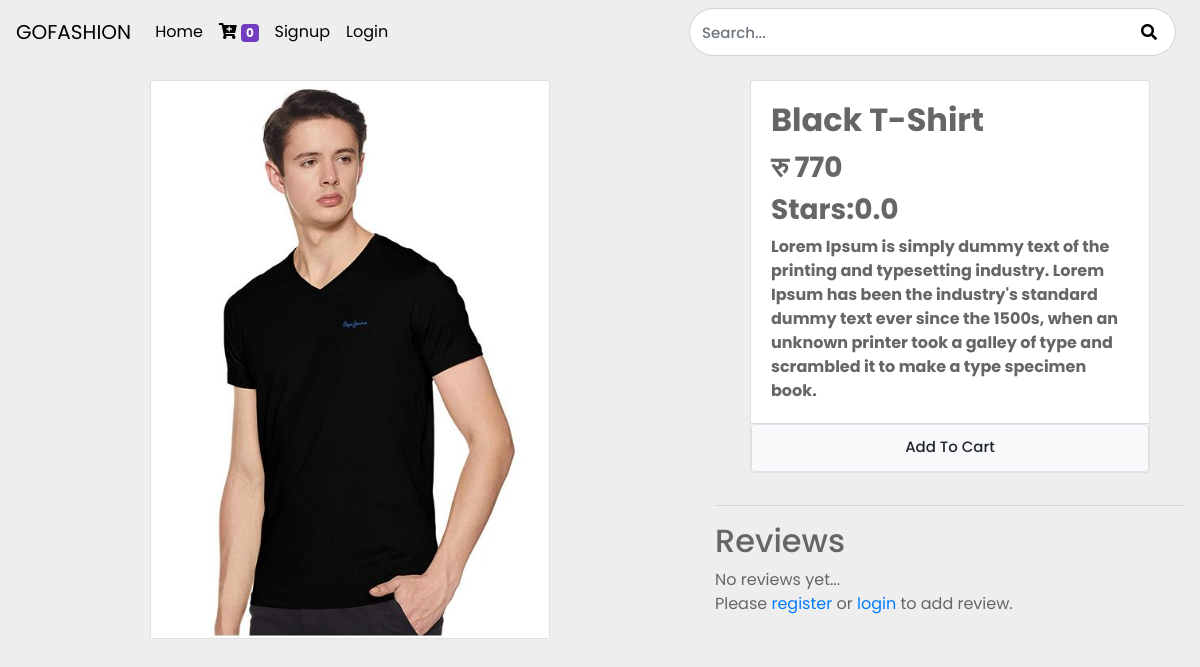
The page /product_description/1 on the database its author committed.
### store/models/product.py (models this page shows, shortened)
class Product(models.Model):
    name = models.CharField(max_length=50)
    price = models.IntegerField(default=0)
    category = models.ForeignKey(Category, on_delete=models.CASCADE, default=1)
    description = models.TextField(max_length=10000, default='')
    image = models.ImageField(upload_to='uploads/products/')
    def get_rating(self):
        total = sum(int(review['stars']) for review in self.reviews.values())
        if self.reviews.count() > 0:
            return total / self.reviews.count()
        else:
            return 0

### store/views/product_description.py (the view, shortened to what this page needs)
# urls.py: path('product_description/<int:ids>', product_description.ProductDescription.as_view(), name='product_description'),
class ProductDescription(View):
    def get(self, request, ids):
        cart = request.session.get('cart')
        if not cart:
            request.session['cart'] = {}
        product = Product.objects.filter(id=ids)
        return render(request, 'product_description.html', {'product': product[0]})

### store/templatetags/cart.py (called while the page is built)
@register.filter(name='is_in_cart')
def is_in_cart(product, cart):
    keys = cart.keys()
    for id in keys:
        if int(id) == product.id:
            return True
    return False

### store/templatetags/custom_filter_for_currency.py (called while the page is built)
@register.filter(name='currency')
def currency(number):
    return 'रु ' + str(number)

### store/templates/product_description.html (shortened to what this page needs)
{% extends 'base.html' %}
{% load static %}
{% block content %}
{% load cart %}
{% load custom_filter_for_currency %}
<html>
  <head>
    <link rel="stylesheet" href="https://stackpath.bootstrapcdn.com/bootstrap/4.3.1/css/bootstrap.min.css"
>
    <link rel="stylesheet" type="text/css" href="{% static '/css/style.css/' %}">
  </head>
  <body>
    <div class="container-fluid mt-3">
      <div class="row">
        <div id="products-image" class="col-lg-7 mx-auto">
          <div class="card mx-auto mb-3" id="{{ product.id }}" style="width: 25rem;">
            <img class="card-img-top" src="{{ product.image.url }}" alt="Card image cap">
          </div>
        </div>
        <div id="products-description" class="col-lg-5 mx-auto">
          <div class="row mx-auto">
              <div class="card mx-auto mb-3" id="{{ product.id }}" style="width: 25rem;">
                <div class="card-body">
                  <h2 class="card-title pname">{{ product.name }}</h2>
                  <h3 class="card-text"><b>{{ product.price|currency }}</b></h3>
                  <h3 class="card-text"><b>Stars:{{ product.get_rating|floatformat:1 }}</b></h3>
                  <p class="card-text"><b>{{ product.description }}</b></p>
                </div>
                <div class="card-footer p-0 no-gutters">
                    {% if product|is_in_cart:request.session.cart %}
                      <div class="row no-gutters">
                        <form action="/product_description/{{ product.id }}" class="col-2" method="post">
                          {% csrf_token %}
                          <input hidden type="text" name="product" value="{{ product.id }}">
                          <input hidden type="text" name="remove" value="True">
                          <input type="submit" value="-" class="btn btn-block btn-secondary">
                        </form>
                        <div class="text-center col">
                          {{ product|product_quantity_in_cart:request.session.cart }} in Cart
                        </div>
                        <form action="/product_description/{{ product.id }}" class="col-2" method="post">
                          {% csrf_token %}
                          <input hidden type="text" name="product" value="{{ product.id }}">
                          <input type="submit" value="+" class="btn btn-block btn-secondary">
                        </form>
                      </div>
                    {% else %}
                    <form action="/product_description/{{ product.id }}" method="POST" class="btn-block">
                        <input type="submit" class="float-right btn btn-light border form-control" value="Add To Cart">
                    </form>
                    {% endif %}
                </div>
              </div>
          </div>
          <hr>
          <h2 class="subtitle">Reviews</h2>
          <div class="reviews-wrapper">
            {% for review in product.reviews.all %}
              <div class="notification">
                <p>
                  <strong>Date: </strong>{{ review.date_added | date:"Y-m-d" }},
                  <strong>Stars: </strong>{{ review.stars }}
                  <strong>Content: </strong>{{ review.content }}
                </p>
              </div>
            {% empty %}
              <div class="notification">
                No reviews yet...
              </div>
            {% endfor %}
          </div>
          <div class="notification">
            {% if request.session.customer %}
              <form method="POST" action="/product_review_rating/{{ product.id }}">
                {% csrf_token %}
                <div class="field">
                  <label>Stars</label>
                  <div class="control">
                    <div class="select">
                      <select name="stars">
                        <option value="1">1</option>
                        <option value="2">2</option>
                        <option value="3">3</option>
                        <option value="4">4</option>
                        <option value="5">5</option>
                      </select>
                    </div>
                  </div>
                </div>
                <div class="field">
                  <label">Content</label>
                  <div class="control">
                    <textarea name="content" class="textarea"></textarea>
                  </div>
                </div>
                <div class="field">
                  <div class="control">
                    <button class="btn btn-outline-info my-2 my-sm-0">Submit</button>
                  </div>
                </div>
              </form>
            {% else %}
              <p>Please <a href="/signup">register</a> or <a href="/login">login</a> to add review.</p>
            {% endif %}
          </div>
        </div>
      </div>
    </div>
  </body>
</html>
{% endblock %}

### static/css/style.css (style rules this page uses)
body { font-family: 'Poppins', sans-serif; font-size: 16px; background: #eee; color:#666; }
.form-control { font-size: 15px; min-height: 48px; font-weight: 500; }
.pname { font-weight: bold; }

### rows shown on the page
Product: image (picture), name "Black T-Shirt", price "रु 770", get_rating "0.0", description "Lorem Ipsum is simply dummy text of the printing and typesetting industry. Lorem Ipsum has been the industry's standard dummy text ever since the 1500s, when an unknown printer took a galley of type and scrambled it to make a type specimen book."

### other values the page prints
{{ request.session.cart.keys|length }} "0"
